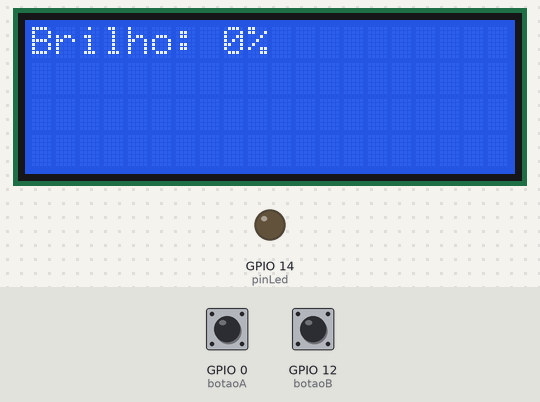
Simulated run of this program. Board: ESP32. On the bench: 20×4 character LCD, output pins drawn as LEDs (lit = HIGH). Inputs (shaded band) come from the test bench; at power-on: GPIO 0 (botaoA) HIGH, GPIO 12 (botaoB) HIGH.

Above: at 1.2 s.
1.3 s: GPIO 0 (botaoA) pulled LOW for 0.15 s
At 2.2 s:
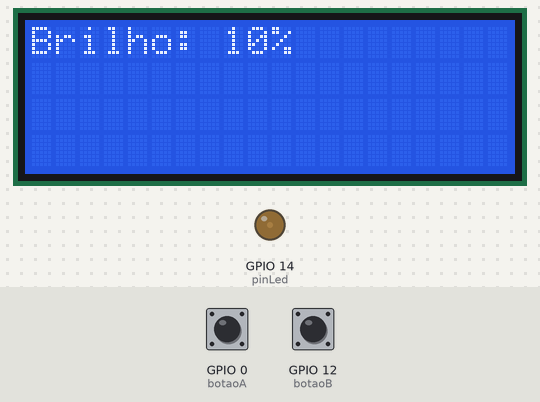
2.9 s: GPIO 0 (botaoA) pulled LOW for 1 s
At 3.3 s:
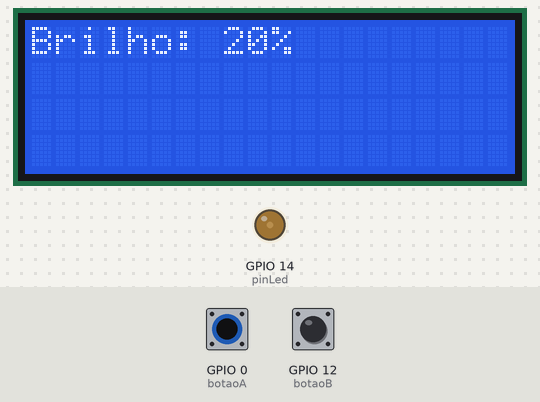
5.4 s: GPIO 0 (botaoA) pulled LOW for 0.15 s
At 6.4 s:
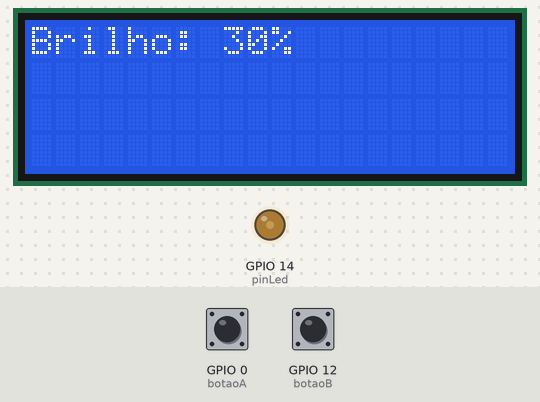
7.0 s: GPIO 12 (botaoB) pulled LOW for 0.15 s
At 7.6 s:
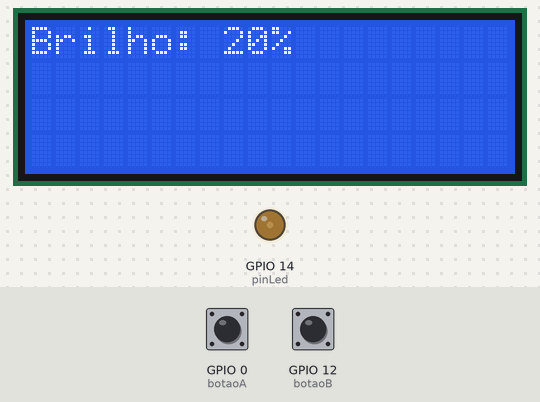
8.6 s: GPIO 0 (botaoA) pulled LOW for 3.2 s
At 10.1 s:
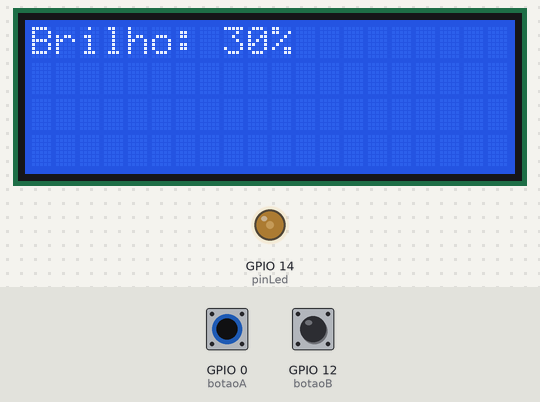
13.3 s: GPIO 0 (botaoA) pulsed LOW 5 times (0.12 s each, 0.3 s apart)
At 15.0 s:
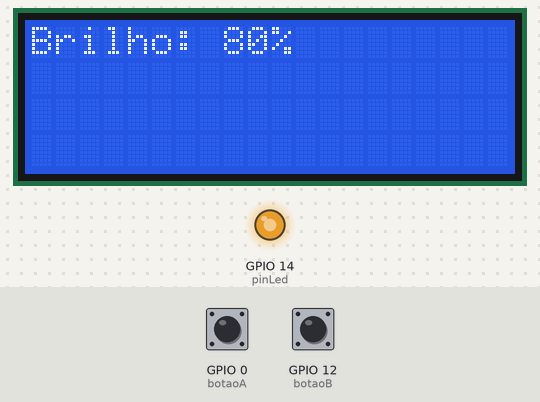
Timing chart, 0 to 16.5 s (numbered marks = the images above; inputs shaded):
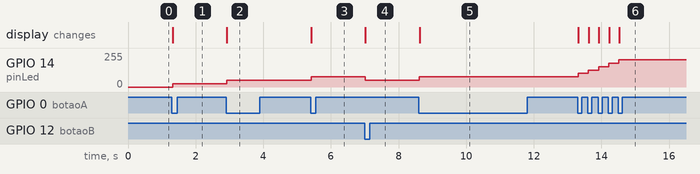

Measured:
- after the input at 1.3 s, GPIO 14 (pinLed): 0/255 → 25/255 at once; the display: changes at once (image 1)
- after the input at 2.9 s, GPIO 14 (pinLed): 25/255 → 51/255 at once; the display: changes at once (image 2)
- after the input at 5.4 s, GPIO 14 (pinLed): 51/255 → 76/255 at once; the display: changes at once (image 3)
- after the input at 7.0 s, GPIO 14 (pinLed): 76/255 → 51/255 at once; the display: changes at once (image 4)
- after the input at 8.6 s, GPIO 14 (pinLed): 51/255 → 76/255 at once; the display: changes at once (image 5)
- after the input at 13.3 s, GPIO 14 (pinLed): moves from 76/255 to 204/255 over 1.2 s, starting at once; the display: first changes at once (image 6 shows a later state)

The program:

main.cpp
```cpp
//Exercicio
//Montar um circuito contendo 2 botões e 1 LED
//Etapa 1
//Ao pressionar o botão 1 o led deve aumentar a intensidade (de 0 a 100%)
//Ao pressionar o botão 2 o led deve diminuir a intensidade (de 100% a 0)

//Etapa 2
//Escrever no LCD a porcentagem da intensidade do LED

#include <Arduino.h>
#include <Bounce2.h>
#include <LiquidCrystal_I2C.h>

Bounce botaozinho = Bounce();
Bounce botaozinhoB = Bounce();

LiquidCrystal_I2C lcd(0x27,20,4);

#define pinLed 14
#define botaoA 0
#define botaoB 12

int Brilho;
int BrilhoAnt = -1;
int Brilho_remap;

void setup()
{
  Serial.begin(9600);

  botaozinho.attach(botaoA, INPUT_PULLUP);
  botaozinhoB.attach(botaoB, INPUT_PULLUP);

  lcd.init();
  lcd.backlight();

  lcd.setCursor(0, 0);
  lcd.print("Brilho: ");

  pinMode(pinLed, OUTPUT);

}

void loop()
{
  botaozinho.update();
  botaozinhoB.update();

  if(botaozinho.fell())
  {
    Brilho += 10;
  }

  if(botaozinhoB.fell())
  {
    Brilho -= 10;
  }

  Brilho = constrain(Brilho, 0, 100);

  Brilho_remap = map(Brilho, 0, 100, 0, 255);
  analogWrite(pinLed, Brilho_remap);

  if(Brilho != BrilhoAnt)
  {
    lcd.setCursor(8, 0);
    lcd.print(Brilho + String("%"));

    if(Brilho < 100)
    {
     lcd.setCursor(11, 0);
     lcd.print(" ");
    }

    if(Brilho < 10)
    {
     lcd.setCursor(10, 0);
     lcd.print(" ");
    }
  }

}
```
